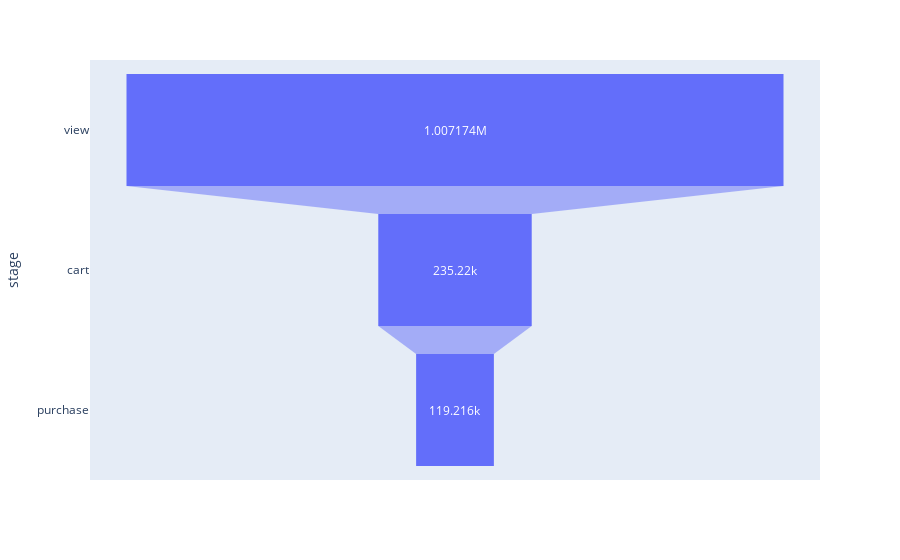

Notebook code for this chart:
### Code cell
import plotly.express as px
data = dict(
    number=[1007174, 235220, 119216],
    stage=["view", "cart", "purchase"])
fig = px.funnel(data, x='number', y='stage')
fig.show()

### Figure 1 — Plotly figure (JSON) as saved in the notebook; plotly's stock layout.template omitted (floating-point values rounded to 4 significant figures)
{"data": [{"hovertemplate": "number=%{x}<br>stage=%{y}<extra></extra>", "legendgroup": "", "marker": {"color": "#636efa"}, "name": "", "orientation": "h", "showlegend": false, "type": "funnel", "x": [1007174, 235220, 119216], "xaxis": "x", "y": ["view", "cart", "purchase"], "yaxis": "y"}], "layout": {"legend": {"tracegroupgap": 0}, "margin": {"t": 60}, "xaxis": {"anchor": "y", "domain": [0, 1], "title": {"text": "number"}}, "yaxis": {"anchor": "x", "domain": [0, 1], "title": {"text": "stage"}}}}
